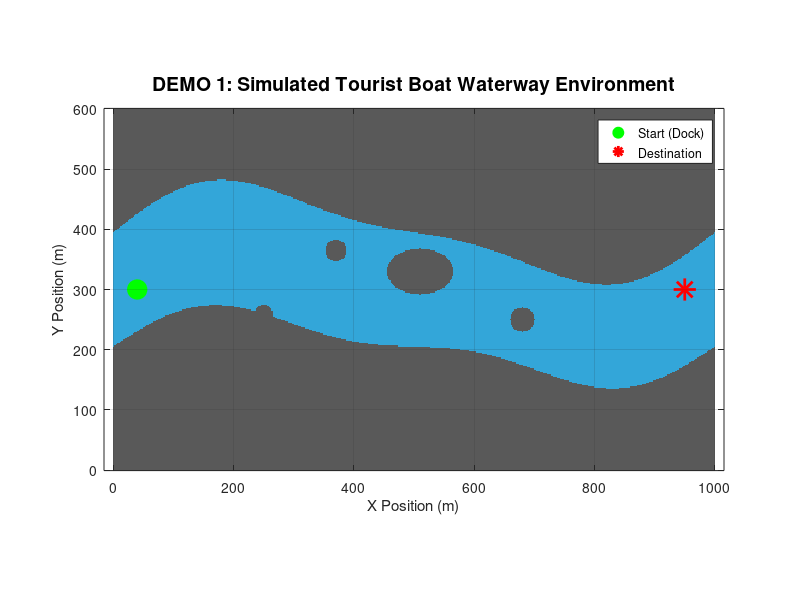

Here is the MATLAB script that generated this plot: (Note: this script raises an error after producing the figure.)
%% =========================================================================
%  COMPLETE PROJECT DEMONSTRATION SCRIPT
%  Battery-Aware MPC for Electric Tourist Boats
%  
%  Run this script in MATLAB to demonstrate ALL project components
%  Press any key to advance between sections
% =========================================================================

clc; clear; close all;

% Add all project folders to path
root_dir = fileparts(mfilename('fullpath'));
addpath(genpath(root_dir));

fprintf('╔══════════════════════════════════════════════════════════════════╗\n');
fprintf('║  BATTERY-AWARE MODEL PREDICTIVE SPEED CONTROL                  ║\n');
fprintf('║  FOR ELECTRIC TOURIST BOATS - COMPLETE DEMONSTRATION           ║\n');
fprintf('╚══════════════════════════════════════════════════════════════════╝\n\n');

%% ========================================================================
%  DEMO 1: ENVIRONMENT & MAP (River/Waterway with Obstacles)
% =========================================================================
fprintf('\n══════════════════════════════════════════════════════════════\n');
fprintf('  DEMO 1: ENVIRONMENT - Simulated Tourist Boat Waterway\n');
fprintf('══════════════════════════════════════════════════════════════\n');
fprintf('  → Winding river/waterway (1000m x 600m)\n');
fprintf('  → Island obstacle in waterway\n');
fprintf('  → 4 floating obstacles / restricted zones\n');
fprintf('  → Start point and Destination defined\n\n');

% Run the environment script inline
mapLength = 1000; mapWidth = 600; resolution = 2;
x_env = 0:resolution:mapLength; y_env = 0:resolution:mapWidth;
[X_env, Y_env] = meshgrid(x_env, y_env);
centerY = 300 + 65*sin(2*pi*X_env/mapLength) + 25*sin(4*pi*X_env/mapLength);
channelWidth = 190 + 20*sin(2*pi*X_env/mapLength);
occupancyMap = abs(Y_env - centerY) > channelWidth/2;
island = ((X_env - 510)/55).^2 + ((Y_env - 330)/38).^2 <= 1;
occupancyMap(island) = 1;
obstacles_env = [250 260 15; 370 365 18; 680 250 20; 800 350 16];
for k = 1:size(obstacles_env, 1)
    obsMask = (X_env - obstacles_env(k,1)).^2 + (Y_env - obstacles_env(k,2)).^2 <= obstacles_env(k,3)^2;
    occupancyMap(obsMask) = 1;
end
startPoint = [40, 300]; goalPoint = [950, 300];

figure('Name', 'DEMO 1: Environment', 'Color', 'w', 'Position', [50 50 900 500]);
imagesc(x_env, y_env, occupancyMap);
set(gca, 'YDir', 'normal'); axis equal tight;
colormap([0.2 0.65 0.85; 0.35 0.35 0.35]);
hold on;
plot(startPoint(1), startPoint(2), 'go', 'MarkerFaceColor', 'g', 'MarkerSize', 14);
plot(goalPoint(1), goalPoint(2), 'r*', 'MarkerSize', 16, 'LineWidth', 2);
title('DEMO 1: Simulated Tourist Boat Waterway Environment', 'FontSize', 14);
xlabel('X Position (m)'); ylabel('Y Position (m)');
legend('Start (Dock)', 'Destination', 'Location', 'best');
grid on;

save('boat_environment_data.mat', 'occupancyMap', 'x_env', 'y_env', 'resolution', 'startPoint', 'goalPoint');
fprintf('  ✓ Environment created. Press any key for next demo...\n');
pause;

%% ========================================================================
%  DEMO 2: THETA* PATH PLANNING
% =========================================================================
fprintf('\n══════════════════════════════════════════════════════════════\n');
fprintf('  DEMO 2: THETA* PATH PLANNING (Any-Angle Optimal Path)\n');
fprintf('══════════════════════════════════════════════════════════════\n');
fprintf('  → Theta* algorithm: any-angle path (not grid-locked)\n');
fprintf('  → Line-of-Sight checks for obstacle avoidance\n');
fprintf('  → 8-connected grid search with parent rewiring\n');
fprintf('  → Produces smooth waypoints for MPC to follow\n\n');

% Run Theta* on a demo grid
grid_demo = zeros(100, 100);
grid_demo(25:65, 35:42) = 1;
grid_demo(45:85, 65:72) = 1;
grid_demo(10:20, 75:90) = 1;
start_demo = [5, 5]; goal_demo = [90, 90];

path_demo = theta_star(grid_demo, start_demo, goal_demo);

figure('Name', 'DEMO 2: Theta* Path Planning', 'Color', 'w', 'Position', [100 100 800 700]);
subplot(1,2,1);
imagesc(grid_demo); colormap(flipud(gray)); axis equal; axis ij; hold on; grid on;
if ~isempty(path_demo)
    plot(path_demo(:,2), path_demo(:,1), 'b-', 'LineWidth', 3);
    plot(start_demo(2), start_demo(1), 'go', 'MarkerFaceColor', 'g', 'MarkerSize', 12);
    plot(goal_demo(2), goal_demo(1), 'ro', 'MarkerFaceColor', 'r', 'MarkerSize', 12);
end
title('Theta* Path on Grid (Any-Angle)', 'FontSize', 12);
legend('Theta* Path', 'Start', 'Goal');
xlabel('Column'); ylabel('Row');

% Show waypoint count
subplot(1,2,2);
if ~isempty(path_demo)
    segLens = sqrt(sum(diff(path_demo).^2, 2));
    bar(segLens, 'FaceColor', [0.2 0.6 0.9]);
    title(sprintf('Theta* Segment Lengths (%d waypoints)', size(path_demo, 1)), 'FontSize', 12);
    xlabel('Segment #'); ylabel('Length (cells)');
    grid on;
    fprintf('  Path found: %d waypoints, total length: %.2f cells\n', size(path_demo, 1), sum(segLens));
end

fprintf('  ✓ Theta* demo complete. Press any key for next demo...\n');
pause;

%% ========================================================================
%  DEMO 3: 3-DOF MATHEMATICAL MODEL
% =========================================================================
fprintf('\n══════════════════════════════════════════════════════════════\n');
fprintf('  DEMO 3: 3-DOF MATHEMATICAL MODEL (Surge, Sway, Yaw)\n');
fprintf('══════════════════════════════════════════════════════════════\n');
fprintf('  → States: η = [x, y, ψ] (position + heading)\n');
fprintf('  →          ν = [u, v, r] (surge, sway, yaw rate)\n');
fprintf('  → Rigid-body mass matrix M_RB (180 kg vessel)\n');
fprintf('  → Added mass matrix M_A (hydrodynamic)\n');
fprintf('  → Coriolis & centripetal matrix C(ν)\n');
fprintf('  → Nonlinear damping D(ν_r) (linear + quadratic drag)\n');
fprintf('  → Equation: M·ν̇ = τ_ctrl + τ_env − C·ν − D·ν_r\n');
fprintf('  → Integration: RK4 (4th-order Runge-Kutta)\n\n');

p_usv = USV_parameters();

% Show the matrices at a sample velocity
nu_sample = [1.5; 0.2; 0.1];  % u=1.5 m/s, v=0.2 m/s, r=0.1 rad/s
nu_r_sample = nu_sample;
[M, C, D, tau_D] = hydrodynamics(nu_sample, nu_r_sample, p_usv);

figure('Name', 'DEMO 3: 3-DOF Model Matrices', 'Color', 'w', 'Position', [150 150 900 600]);

subplot(2,2,1);
imagesc(M); colorbar; axis equal tight;
title(sprintf('M (Inertia) = M_{RB} + M_A\nm = %.0f kg, Iz = %.0f kg·m²', p_usv.m, p_usv.Iz), 'FontSize', 11);
set(gca, 'XTick', 1:3, 'YTick', 1:3, 'XTickLabel', {'u','v','r'}, 'YTickLabel', {'u','v','r'});

subplot(2,2,2);
imagesc(C); colorbar; axis equal tight;
title('C(ν) Coriolis & Centripetal', 'FontSize', 11);
set(gca, 'XTick', 1:3, 'YTick', 1:3, 'XTickLabel', {'u','v','r'}, 'YTickLabel', {'u','v','r'});

subplot(2,2,3);
imagesc(D); colorbar; axis equal tight;
title('D(ν_r) Hydrodynamic Damping', 'FontSize', 11);
set(gca, 'XTick', 1:3, 'YTick', 1:3, 'XTickLabel', {'u','v','r'}, 'YTickLabel', {'u','v','r'});

subplot(2,2,4);
bar(tau_D, 'FaceColor', [0.85 0.33 0.1]);
set(gca, 'XTickLabel', {'Surge τ_D(1)', 'Sway τ_D(2)', 'Yaw τ_D(3)'});
title('Damping Force Vector τ_D = D·ν_r', 'FontSize', 11);
ylabel('Force [N] / Moment [N·m]'); grid on;

sgtitle('DEMO 3: 3-DOF Hydrodynamic Matrices (Fossen 2011)', 'FontSize', 14, 'FontWeight', 'bold');

fprintf('  M matrix (3x3):\n');
disp(M);
fprintf('  Damping forces τ_D at u=1.5, v=0.2, r=0.1:\n');
fprintf('    Surge drag: %.2f N\n', tau_D(1));
fprintf('    Sway drag:  %.2f N\n', tau_D(2));
fprintf('    Yaw drag:   %.2f N·m\n', tau_D(3));

fprintf('\n  ✓ 3-DOF model shown. Press any key for next demo...\n');
pause;

%% ========================================================================
%  DEMO 4: ENVIRONMENTAL DISTURBANCES
% =========================================================================
fprintf('\n══════════════════════════════════════════════════════════════\n');
fprintf('  DEMO 4: ENVIRONMENTAL DISTURBANCES (Current, Wind, Waves)\n');
fprintf('══════════════════════════════════════════════════════════════\n');
fprintf('  → Water current: 0.35 m/s (relative flow model)\n');
fprintf('  → Wind: 4.5 m/s (aerodynamic drag: frontal + lateral)\n');
fprintf('  → Waves: 1st-order oscillatory + 2nd-order drift\n');
fprintf('  → All forces computed in body frame\n\n');

p_env = environment_parameters();
eta_demo = [100; 300; deg2rad(45)];
nu_demo = [1.5; 0.1; 0.05];

t_vec = 0:0.1:60;
tau_wind_log = zeros(3, length(t_vec));
tau_wave_log = zeros(3, length(t_vec));
tau_total_log = zeros(3, length(t_vec));

for i = 1:length(t_vec)
    [tau_e, ~, ~] = environmental_forces(eta_demo, nu_demo, t_vec(i), p_env, p_usv);
    tau_total_log(:, i) = tau_e;
end

figure('Name', 'DEMO 4: Environmental Disturbances', 'Color', 'w', 'Position', [200 100 900 600]);

subplot(3,1,1);
plot(t_vec, tau_total_log(1,:), 'r-', 'LineWidth', 1.8);
ylabel('Surge [N]'); title('DEMO 4: Environmental Force Disturbances Over Time', 'FontSize', 13);
grid on; legend('τ_{env,surge} (Wind + Waves)');

subplot(3,1,2);
plot(t_vec, tau_total_log(2,:), 'b-', 'LineWidth', 1.8);
ylabel('Sway [N]'); grid on; legend('τ_{env,sway}');

subplot(3,1,3);
plot(t_vec, tau_total_log(3,:), 'm-', 'LineWidth', 1.8);
xlabel('Time [s]'); ylabel('Yaw [N·m]'); grid on; legend('τ_{env,yaw}');

fprintf('  ✓ Environmental forces plotted. Press any key for next demo...\n');
pause;

%% ========================================================================
%  DEMO 5: BATTERY SOC MODEL
% =========================================================================
fprintf('\n══════════════════════════════════════════════════════════════\n');
fprintf('  DEMO 5: BATTERY STATE OF CHARGE (SOC) MODEL\n');
fprintf('══════════════════════════════════════════════════════════════\n');
fprintf('  → 1200 Wh LiFePO4 battery pack (24V, 50Ah)\n');
fprintf('  → Coulomb counting: dSOC = -(P·dt / E_cap) × 100\n');
fprintf('  → Equivalent circuit: V_oc(SOC), R_int, I_batt\n');
fprintf('  → Hotel load: 35W continuous\n');
fprintf('  → Reserve threshold: 20%% SOC\n\n');

p_bat = battery_parameters();
dt_bat = 1.0;
SOC_trace = zeros(1, 1200);
V_trace = zeros(1, 1200);
I_trace = zeros(1, 1200);
P_trace = zeros(1, 1200);
SOC_cur = 80.0; E_cur = 0;

for i = 1:1200
    P_prop_demo = 300 + 50*sin(0.01*i);  % Varying propulsion load
    [SOC_cur, E_cur, P_b, V_t, I_b] = battery_model(P_prop_demo, false, SOC_cur, E_cur, dt_bat, p_bat);
    SOC_trace(i) = SOC_cur;
    V_trace(i) = V_t;
    I_trace(i) = I_b;
    P_trace(i) = P_b;
end

figure('Name', 'DEMO 5: Battery SOC Model', 'Color', 'w', 'Position', [250 80 900 700]);

subplot(2,2,1);
plot((1:1200)/60, SOC_trace, 'g-', 'LineWidth', 2.5);
yline(20, 'r--', 'Reserve (20%)', 'LineWidth', 1.5);
xlabel('Time [min]'); ylabel('SOC [%]');
title('Battery State of Charge Depletion'); grid on; ylim([0 100]);

subplot(2,2,2);
plot((1:1200)/60, V_trace, 'b-', 'LineWidth', 2);
xlabel('Time [min]'); ylabel('Terminal Voltage [V]');
title('Battery Terminal Voltage'); grid on;

subplot(2,2,3);
plot((1:1200)/60, I_trace, 'r-', 'LineWidth', 2);
xlabel('Time [min]'); ylabel('Current [A]');
title('Battery Discharge Current'); grid on;

subplot(2,2,4);
plot((1:1200)/60, P_trace, 'm-', 'LineWidth', 2);
xlabel('Time [min]'); ylabel('Power [W]');
title('Total Battery Power (P_{prop} + P_{hotel})'); grid on;

sgtitle('DEMO 5: Battery SOC & Equivalent Circuit Model', 'FontSize', 14, 'FontWeight', 'bold');
fprintf('  Capacity: %d Wh | Hotel Load: %d W | Reserve: %d%%\n', p_bat.capacity_Wh, p_bat.P_hotel, p_bat.soc_reserve_pct);
fprintf('  ✓ Battery model shown. Press any key for next demo...\n');
pause;

%% ========================================================================
%  DEMO 6: MPC CONTROLLER DESIGN (Receding Horizon)
% =========================================================================
fprintf('\n══════════════════════════════════════════════════════════════\n');
fprintf('  DEMO 6: MPC CONTROLLER DESIGN (Receding Horizon)\n');
fprintf('══════════════════════════════════════════════════════════════\n');
fprintf('  → Prediction Horizon Np = 20 steps (5.0 sec look-ahead)\n');
fprintf('  → Control Horizon    Nc = 6 steps  (1.5 sec)\n');
fprintf('  → Sample Time        Ts = 0.25 sec (4 Hz)\n');
fprintf('  → States: x = [u; r; ψ; e_y] (4 states)\n');
fprintf('  → Inputs: u = [T; N]          (2 inputs: thrust, yaw moment)\n');
fprintf('  → Linearized around operating point\n');
fprintf('  → QP solver: projected gradient with warm-start\n');
fprintf('  → Battery-Aware: adaptive power penalty w_p(SOC)\n');
fprintf('  → Only first control [T_cmd, N_cmd] applied each step\n\n');

p_mpc = MPC_parameters();
fprintf('  MPC Configuration:\n');
fprintf('    Np (prediction horizon) = %d steps (%.1f sec)\n', p_mpc.Np, p_mpc.Np * p_mpc.Ts);
fprintf('    Nc (control horizon)    = %d steps (%.1f sec)\n', p_mpc.Nc, p_mpc.Nc * p_mpc.Ts);
fprintf('    Ts (sample time)        = %.2f sec\n', p_mpc.Ts);
fprintf('    w_speed  = %.1f | w_cte   = %.1f | w_psi   = %.1f\n', p_mpc.weights.w_speed, p_mpc.weights.w_cte, p_mpc.weights.w_psi);
fprintf('    w_power  = %.2f (battery energy penalty)\n', p_mpc.weights.w_power);
fprintf('    T_max    = %.0f N | N_max   = %.0f N·m\n', p_mpc.bounds.T_max, p_mpc.bounds.N_max);
fprintf('    Solver: max %d iter, tol = %.0e\n', p_mpc.solver.max_iter, p_mpc.solver.tol);

% Show receding horizon concept diagram
figure('Name', 'DEMO 6: MPC Receding Horizon', 'Color', 'w', 'Position', [300 100 800 400]);
t_hor = 0:p_mpc.Ts:(p_mpc.Np * p_mpc.Ts);
u_ref_hor = 2.0 * ones(size(t_hor));
u_pred = 0.5 + 1.5 * (1 - exp(-t_hor / 2));
u_ctrl = u_pred(1:p_mpc.Nc+1);
t_ctrl = t_hor(1:p_mpc.Nc+1);

plot(t_hor, u_ref_hor, 'k--', 'LineWidth', 2, 'DisplayName', 'Reference u_{ref}'); hold on;
plot(t_hor, u_pred, 'b-o', 'LineWidth', 1.8, 'MarkerSize', 4, 'DisplayName', sprintf('Prediction Horizon (Np=%d)', p_mpc.Np));
plot(t_ctrl, u_ctrl, 'r-s', 'LineWidth', 2.5, 'MarkerSize', 8, 'MarkerFaceColor', 'r', 'DisplayName', sprintf('Control Horizon (Nc=%d)', p_mpc.Nc));
plot(t_ctrl(1), u_ctrl(1), 'gp', 'MarkerSize', 20, 'MarkerFaceColor', 'g', 'DisplayName', 'Applied Control (1st step only)');
xline(t_ctrl(end), 'r:', 'Nc boundary', 'LineWidth', 1.2);
xline(t_hor(end), 'b:', 'Np boundary', 'LineWidth', 1.2);
xlabel('Time Horizon [s]'); ylabel('Surge Speed [m/s]');
title(sprintf('DEMO 6: MPC Receding Horizon Concept (Np=%d, Nc=%d, Ts=%.2fs)', p_mpc.Np, p_mpc.Nc, p_mpc.Ts), 'FontSize', 13);
legend('Location', 'southeast'); grid on;

fprintf('\n  ✓ MPC design shown. Press any key for FULL SIMULATION...\n');
pause;

%% ========================================================================
%  DEMO 7: FULL CLOSED-LOOP SIMULATION (15 Experiments)
% =========================================================================
fprintf('\n══════════════════════════════════════════════════════════════\n');
fprintf('  DEMO 7: RUNNING FULL SIMULATION (15 Experiments)\n');
fprintf('══════════════════════════════════════════════════════════════\n');
fprintf('  → Experiment 1-3:  PID vs Conv MPC vs Battery-Aware MPC\n');
fprintf('  → Experiment 4-6:  Different initial SOC (60%%, 40%%, 20%%)\n');
fprintf('  → Experiment 7-10: Environmental disturbances\n');
fprintf('  → Experiment 11:   Shortest vs energy route\n');
fprintf('  → Experiment 12-14: Emergency/dock/return scenarios\n');
fprintf('  → Experiment 15:   Obstacle avoidance\n');
fprintf('  → This may take 2-5 minutes...\n\n');

t_start = tic;
all_results = run_all_experiments();
t_elapsed = toc(t_start);
fprintf('\n  ✓ All 15 experiments completed in %.1f seconds!\n', t_elapsed);
fprintf('  Press any key to see RESULTS...\n');
pause;

%% ========================================================================
%  DEMO 8: RESULTS - TRAJECTORY & PATH TRACKING
% =========================================================================
fprintf('\n══════════════════════════════════════════════════════════════\n');
fprintf('  DEMO 8: RESULTS - Trajectory & Theta* Path Tracking\n');
fprintf('══════════════════════════════════════════════════════════════\n');

res1 = all_results{1}; res2 = all_results{2}; res3 = all_results{3};

figure('Name', 'DEMO 8: Trajectory Results', 'Color', 'w', 'Position', [50 50 1000 500]);
subplot(1,2,1);
% Draw obstacles
for k = 1:length(res3.map_data.obstacles)
    obs = res3.map_data.obstacles(k);
    if strcmp(obs.type, 'circle')
        theta_c = linspace(0, 2*pi, 100);
        fill(obs.center(1)+obs.radius*cos(theta_c), obs.center(2)+obs.radius*sin(theta_c), ...
            [0.8 0.6 0.4], 'FaceAlpha', 0.5, 'EdgeColor', [0.6 0.3 0.1], 'LineWidth', 1.5, 'HandleVisibility', 'off');
    elseif strcmp(obs.type, 'polygon')
        fill(obs.vertices(:,1), obs.vertices(:,2), [0.8 0.6 0.4], 'FaceAlpha', 0.5, 'HandleVisibility', 'off');
    end
    hold on;
end
plot(res1.x, res1.y, 'r--', 'LineWidth', 1.8, 'DisplayName', 'PID');
plot(res2.x, res2.y, 'b-.', 'LineWidth', 1.8, 'DisplayName', 'Conv MPC');
plot(res3.x, res3.y, 'g-',  'LineWidth', 2.5, 'DisplayName', 'Battery-Aware MPC');
plot(res3.waypoints(:,1), res3.waypoints(:,2), 'k*--', 'LineWidth', 1.5, 'MarkerSize', 8, 'DisplayName', 'Theta* Waypoints');
xlabel('X [m]'); ylabel('Y [m]');
title('2D Trajectory: 3 Controllers + Theta* Path'); legend('Location', 'best'); grid on; axis equal;

subplot(1,2,2);
plot(res3.x, res3.y, 'b-', 'LineWidth', 2.5, 'DisplayName', 'Actual Track'); hold on;
plot(res3.waypoints(:,1), res3.waypoints(:,2), 'ro--', 'LineWidth', 2, 'MarkerSize', 8, 'DisplayName', 'Theta* Planned Path');
xlabel('X [m]'); ylabel('Y [m]');
title('Theta* Path vs Actual Track'); legend('Location', 'best'); grid on; axis equal;

fprintf('  Theta* waypoints: %d\n', size(res3.waypoints, 1));
fprintf('  ✓ Press any key for speed & energy results...\n');
pause;

%% ========================================================================
%  DEMO 9: RESULTS - SPEED TRACKING & BATTERY PERFORMANCE
% =========================================================================
fprintf('\n══════════════════════════════════════════════════════════════\n');
fprintf('  DEMO 9: RESULTS - Speed Tracking & Battery Performance\n');
fprintf('══════════════════════════════════════════════════════════════\n');

figure('Name', 'DEMO 9: Speed & Battery', 'Color', 'w', 'Position', [80 50 1000 700]);

subplot(2,2,1);
plot(res1.t, res1.u, 'r--', 'LineWidth', 1.5, 'DisplayName', 'PID'); hold on;
plot(res2.t, res2.u, 'b-.', 'LineWidth', 1.5, 'DisplayName', 'Conv MPC');
plot(res3.t, res3.u, 'g-',  'LineWidth', 2, 'DisplayName', 'Bat-Aware MPC');
plot(res3.t, res3.u_ref, 'k:', 'LineWidth', 1.5, 'DisplayName', 'Reference');
xlabel('Time [s]'); ylabel('Speed [m/s]');
title('Speed Tracking Comparison'); legend('Location', 'best'); grid on;

subplot(2,2,2);
plot(res1.t, res1.SOC, 'r--', 'LineWidth', 2, 'DisplayName', 'PID'); hold on;
plot(res2.t, res2.SOC, 'b-.', 'LineWidth', 2, 'DisplayName', 'Conv MPC');
plot(res3.t, res3.SOC, 'g-',  'LineWidth', 2.5, 'DisplayName', 'Bat-Aware MPC');
yline(20, 'k:', 'Reserve 20%', 'LineWidth', 1.5);
xlabel('Time [s]'); ylabel('SOC [%]');
title('Battery SOC Depletion'); legend('Location', 'southwest'); grid on; ylim([0 100]);

subplot(2,2,3);
plot(res1.t, res1.P, 'r--', 'LineWidth', 1.5, 'DisplayName', 'PID'); hold on;
plot(res2.t, res2.P, 'b-.', 'LineWidth', 1.5, 'DisplayName', 'Conv MPC');
plot(res3.t, res3.P, 'g-',  'LineWidth', 2, 'DisplayName', 'Bat-Aware MPC');
xlabel('Time [s]'); ylabel('Power [W]');
title('Instantaneous Power Draw'); legend('Location', 'best'); grid on;

subplot(2,2,4);
d1 = [0; cumsum(sqrt(diff(res1.x).^2 + diff(res1.y).^2))];
d2 = [0; cumsum(sqrt(diff(res2.x).^2 + diff(res2.y).^2))];
d3 = [0; cumsum(sqrt(diff(res3.x).^2 + diff(res3.y).^2))];
plot(d1, res1.E_used_Wh, 'r--', 'LineWidth', 2, 'DisplayName', 'PID'); hold on;
plot(d2, res2.E_used_Wh, 'b-.', 'LineWidth', 2, 'DisplayName', 'Conv MPC');
plot(d3, res3.E_used_Wh, 'g-',  'LineWidth', 2.5, 'DisplayName', 'Bat-Aware MPC');
xlabel('Distance [m]'); ylabel('Energy [Wh]');
title('Cumulative Energy vs Distance'); legend('Location', 'northwest'); grid on;

sgtitle('DEMO 9: Controller Performance Comparison', 'FontSize', 14, 'FontWeight', 'bold');

fprintf('  PID Energy:             %.1f Wh | Final SOC: %.1f%%\n', res1.summary.energy_Wh, res1.summary.final_soc);
fprintf('  Conv MPC Energy:        %.1f Wh | Final SOC: %.1f%%\n', res2.summary.energy_Wh, res2.summary.final_soc);
fprintf('  Battery-Aware MPC:      %.1f Wh | Final SOC: %.1f%%\n', res3.summary.energy_Wh, res3.summary.final_soc);
fprintf('  → Battery-Aware MPC saves %.1f%% energy vs PID!\n', (1 - res3.summary.energy_Wh/res1.summary.energy_Wh)*100);

fprintf('\n  ✓ Press any key for multi-SOC & environment results...\n');
pause;

%% ========================================================================
%  DEMO 10: MULTI-SOC ADAPTATION & ENVIRONMENTAL IMPACT
% =========================================================================
fprintf('\n══════════════════════════════════════════════════════════════\n');
fprintf('  DEMO 10: Multi-SOC Adaptation & Environmental Impact\n');
fprintf('══════════════════════════════════════════════════════════════\n');

res4 = all_results{4}; res5 = all_results{5}; res6 = all_results{6};
res7 = all_results{7}; res8 = all_results{8}; res9 = all_results{9}; res10 = all_results{10};

figure('Name', 'DEMO 10: SOC & Environment', 'Color', 'w', 'Position', [100 50 1000 600]);

subplot(1,2,1);
plot(res3.t, res3.SOC, 'g-',  'LineWidth', 2, 'DisplayName', '80% SOC'); hold on;
plot(res4.t, res4.SOC, 'b-',  'LineWidth', 2, 'DisplayName', '60% SOC');
plot(res5.t, res5.SOC, 'm-',  'LineWidth', 2, 'DisplayName', '40% SOC');
plot(res6.t, res6.SOC, 'r--', 'LineWidth', 2.5, 'DisplayName', '20% SOC (Preserved)');
yline(20, 'k:', 'Reserve Buffer', 'LineWidth', 1.5);
xlabel('Time [s]'); ylabel('SOC [%]');
title('Battery-Aware MPC at Different Initial SOC'); legend('Location', 'best'); grid on;

subplot(1,2,2);
plot(res3.t,  res3.P,  'k-',  'LineWidth', 1.5, 'DisplayName', 'Calm Water'); hold on;
plot(res7.t,  res7.P,  'r--', 'LineWidth', 1.5, 'DisplayName', 'Opposing Current');
plot(res8.t,  res8.P,  'm-.', 'LineWidth', 1.5, 'DisplayName', 'Cross Current');
plot(res9.t,  res9.P,  'c:',  'LineWidth', 1.5, 'DisplayName', 'Wind 6 m/s');
plot(res10.t, res10.P, 'b-',  'LineWidth', 2, 'DisplayName', 'Combined Disturbances');
xlabel('Time [s]'); ylabel('Power [W]');
title('Power Under Environmental Disturbances'); legend('Location', 'best'); grid on;

sgtitle('DEMO 10: Adaptive Behaviour & Environmental Robustness', 'FontSize', 14, 'FontWeight', 'bold');

fprintf('  ✓ Press any key for FINAL SUMMARY...\n');
pause;

%% ========================================================================
%  DEMO 11: FINAL COMPARISON SUMMARY
% =========================================================================
fprintf('\n══════════════════════════════════════════════════════════════\n');
fprintf('  DEMO 11: FINAL QUANTITATIVE COMPARISON\n');
fprintf('══════════════════════════════════════════════════════════════\n');

figure('Name', 'DEMO 11: Final Comparison', 'Color', 'w', 'Position', [120 80 900 500]);
met_names = {'Energy [Wh]', 'Travel Time [s]', 'Speed RMSE ×100', 'CTE RMSE ×10'};
val_pid  = [res1.summary.energy_Wh, res1.summary.travel_time_s, res1.summary.rmse_u*100, res1.summary.rmse_cte*10];
val_conv = [res2.summary.energy_Wh, res2.summary.travel_time_s, res2.summary.rmse_u*100, res2.summary.rmse_cte*10];
val_ba   = [res3.summary.energy_Wh, res3.summary.travel_time_s, res3.summary.rmse_u*100, res3.summary.rmse_cte*10];

b = bar([val_pid; val_conv; val_ba]');
b(1).FaceColor = [0.85 0.25 0.25];
b(2).FaceColor = [0.25 0.45 0.85];
b(3).FaceColor = [0.20 0.75 0.30];
set(gca, 'XTickLabel', met_names, 'FontSize', 11);
legend('PID Controller', 'Conventional MPC', 'Battery-Aware MPC', 'Location', 'best', 'FontSize', 11);
title('FINAL: Quantitative Trade-Off Comparison', 'FontSize', 14);
ylabel('Metric Value'); grid on;

% Print summary table
fprintf('\n  ┌─────────────────────┬──────────┬──────────┬──────────┐\n');
fprintf('  │ Metric              │   PID    │ Conv MPC │ Bat MPC  │\n');
fprintf('  ├─────────────────────┼──────────┼──────────┼──────────┤\n');
fprintf('  │ Energy [Wh]         │ %8.1f │ %8.1f │ %8.1f │\n', res1.summary.energy_Wh, res2.summary.energy_Wh, res3.summary.energy_Wh);
fprintf('  │ Travel Time [s]     │ %8.1f │ %8.1f │ %8.1f │\n', res1.summary.travel_time_s, res2.summary.travel_time_s, res3.summary.travel_time_s);
fprintf('  │ Final SOC [%%]       │ %8.1f │ %8.1f │ %8.1f │\n', res1.summary.final_soc, res2.summary.final_soc, res3.summary.final_soc);
fprintf('  │ Speed RMSE [m/s]    │ %8.3f │ %8.3f │ %8.3f │\n', res1.summary.rmse_u, res2.summary.rmse_u, res3.summary.rmse_u);
fprintf('  │ Cross-Track RMSE [m]│ %8.3f │ %8.3f │ %8.3f │\n', res1.summary.rmse_cte, res2.summary.rmse_cte, res3.summary.rmse_cte);
fprintf('  │ Avg Power [W]       │ %8.1f │ %8.1f │ %8.1f │\n', res1.summary.avg_power_W, res2.summary.avg_power_W, res3.summary.avg_power_W);
fprintf('  │ Mission Complete    │ %8s │ %8s │ %8s │\n', string(res1.summary.is_complete), string(res2.summary.is_complete), string(res3.summary.is_complete));
fprintf('  └─────────────────────┴──────────┴──────────┴──────────┘\n');

fprintf('\n╔══════════════════════════════════════════════════════════════════╗\n');
fprintf('║              DEMONSTRATION COMPLETE!                           ║\n');
fprintf('║  All objectives and feedback points demonstrated.              ║\n');
fprintf('╚══════════════════════════════════════════════════════════════════╝\n');
